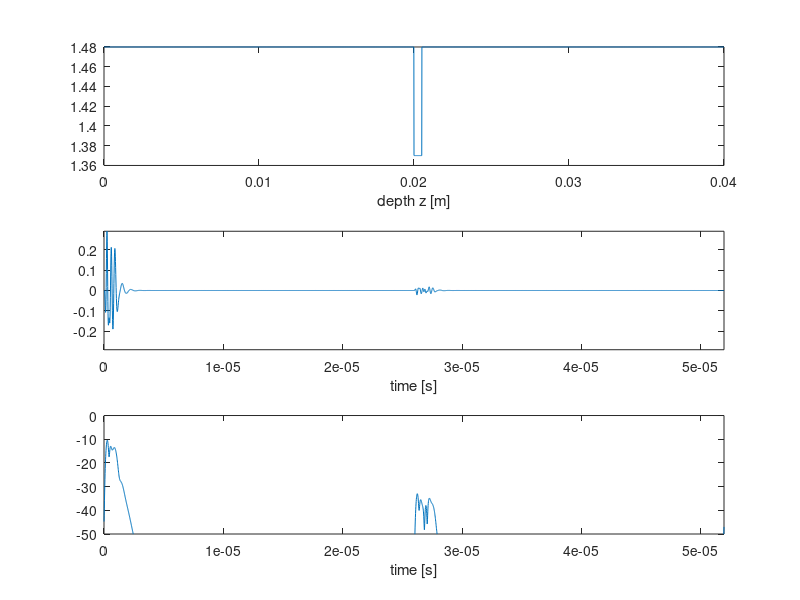
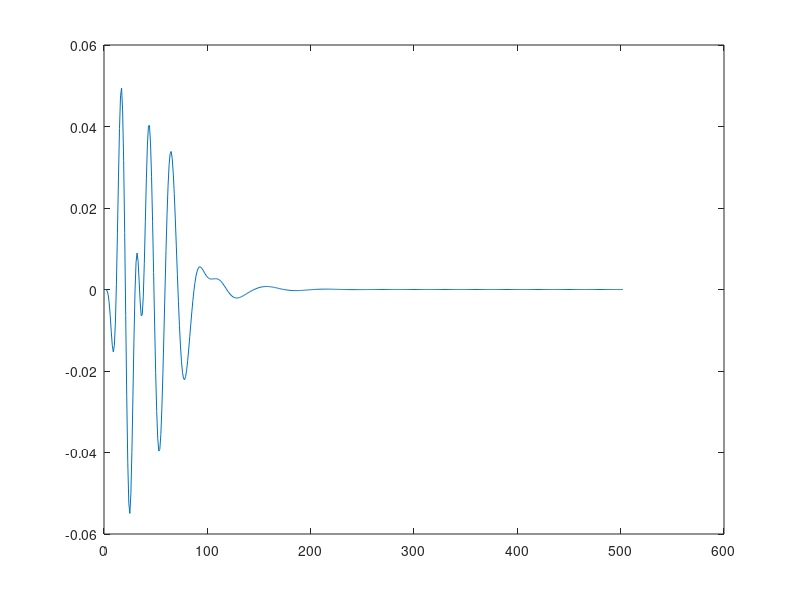

These charts were generated, in order, by the following MATLAB code:
%Pulse echo 1D imaging - simulation
% simulate received signal from an 1 D object defined by variation i acoustic impedance
%19.01.02  Hans Torp

%physical constants
c=1540;  %speed of sound

zmax=0.04;%max depth
dz=10e-6;% depth increment
z=0:dz:zmax;%depth axis
z=z';%make z into a vector

t=2/c*z;%time axis
dt=t(2)-t(1);
fs=1/dt;%sampling freq. 
tmax=t(end);

% calculate the total pulse echo response h = pel x pxd x hd x hxd ; where "x" means convolution
%define transmitted pulse
f0=6e6;
lambda=c/f0;
Tp=0.5e-6;%pulse length
tp=0:1/fs:Tp;tp=tp';
pel=sin(2*pi*f0*tp);% Electrical transmit pulse
figure(2);
plot(tp,pel);
%define transduce impulse response
fc=2.5e6;B=2.5e6;%center frequency and bandwidth of transducer
[bxd,axd]=butter(2,2*[fc-B/2,fc+B/2]/fs);%butterworth bandpass filter
txd=0:dt:3e-6;txd=txd';
impuls=zeros(size(txd));impuls(1)=1; %
hxd=filter(bxd,axd,impuls);
plot(txd,hxd);

pAc=conv(pel,hxd);%transmitted acoustical pulse
hd = [-1;1];% differensiation operator
h=conv(pAc,hd);%differensiation of Ac. impedance
h=conv(h,hxd);% transducer receiver response = transmit response hxd
plot(h);
%object defined by acoustic impedance Z as a function of depth
% Object 1: water/fat interface in depth z1
Zw=1.48; % [kg/m^2/s] acoustic impedance of water
Zf=1.37; % [kg/m^2/s] acoustic impedance of human fat tissue
z1=0.02;
Z=ones(size(z))*Zw;
Z(1+round(z1/dz):end)=Zf;
figure(1);subplot(3,1,1);
plot(z,Z);
%object defined by acoustic impedance Z as a function of depth
% Object 2: water/fat/water interface in depth z1, thickness th
Z=ones(size(z))*Zw;
z1=0.02;th=0.0005;
indLayer=round(z1/dz):round((z1+th)/dz);
Z(1+indLayer)=Zf;


s=conv(h,Z);%received signal
s=s(1:end-length(h)+1);
an=0.00025e-2;
sn=an*randn(size(s));%Gaussian white noise
s=s+sn;%add thermal noise

figure(1);
subplot(3,1,1);plot(z,Z);xlabel('depth z [m]');%axis('tight');
smax=max(abs(s));
subplot(3,1,2);plot(t,s);xlabel('time [s]');axis([t(1),t(end),-smax,smax]);
amp=abs(hilbert(s));%amplitude of echo signal s
%amp=abs((s));%amplitude of echo signal s
logamp=20*log10(amp);
subplot(3,1,3);plot(t,logamp);xlabel('time [s]');axis([t(1),t(end),-50,0]);


